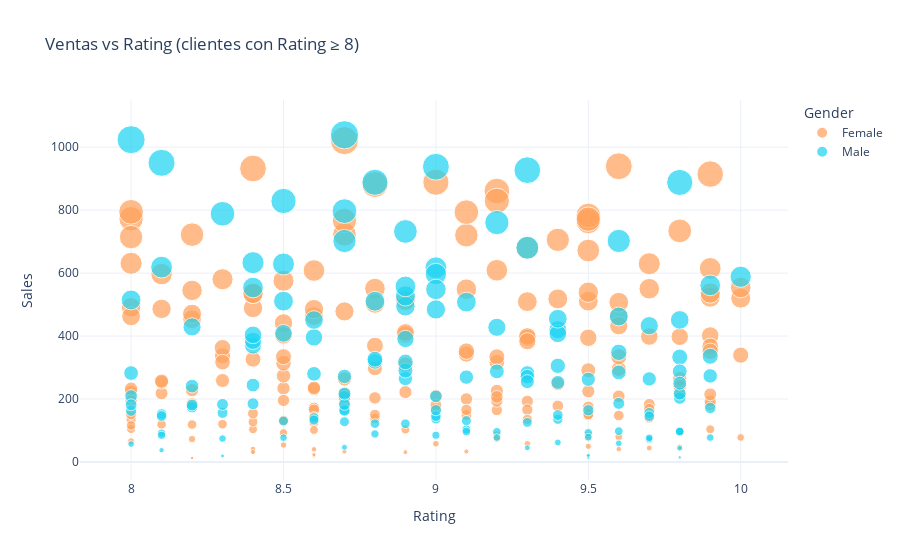

The cell this chart's notebook holds for it:
### Code cell
fig = px.scatter(
    ventas_rating_alto,
    x="Rating",
    y="Sales",
    color="Gender",
    size="Sales",
    hover_data=["Product line", "City"],
    title="Ventas vs Rating (clientes con Rating ≥ 8)",
    color_discrete_sequence=["#FFA15A", "#19D3F3"]
)
fig.update_layout(template="plotly_white")
fig.show()

### Figure 1 — Plotly figure (JSON) as saved in the notebook; plotly's stock layout.template omitted (floating-point values rounded to 4 significant figures; data arrays with more than 128 entries replaced by an {"elided": "..."} marker saying what was removed)
{"data": [{"customdata": {"elided": "189x2 str values"}, "hovertemplate": "Gender=Female<br>Rating=%{x}<br>Sales=%{marker.size}<br>Product line=%{customdata[0]}<br>City=%{customdata[1]}<extra></extra>", "legendgroup": "Female", "marker": {"color": "#FFA15A", "size": {"elided": "189 float values"}, "sizemode": "area", "sizeref": 2.598, "symbol": "circle"}, "mode": "markers", "name": "Female", "orientation": "v", "showlegend": true, "type": "scatter", "x": {"elided": "189 float values"}, "xaxis": "x", "y": {"elided": "189 float values"}, "yaxis": "y"}, {"customdata": {"elided": "140x2 str values"}, "hovertemplate": "Gender=Male<br>Rating=%{x}<br>Sales=%{marker.size}<br>Product line=%{customdata[0]}<br>City=%{customdata[1]}<extra></extra>", "legendgroup": "Male", "marker": {"color": "#19D3F3", "size": {"elided": "140 float values"}, "sizemode": "area", "sizeref": 2.598, "symbol": "circle"}, "mode": "markers", "name": "Male", "orientation": "v", "showlegend": true, "type": "scatter", "x": {"elided": "140 float values"}, "xaxis": "x", "y": {"elided": "140 float values"}, "yaxis": "y"}], "layout": {"legend": {"itemsizing": "constant", "title": {"text": "Gender"}, "tracegroupgap": 0}, "title": {"text": "Ventas vs Rating (clientes con Rating ≥ 8)"}, "xaxis": {"anchor": "y", "domain": [0, 1], "title": {"text": "Rating"}}, "yaxis": {"anchor": "x", "domain": [0, 1], "title": {"text": "Sales"}}}}
